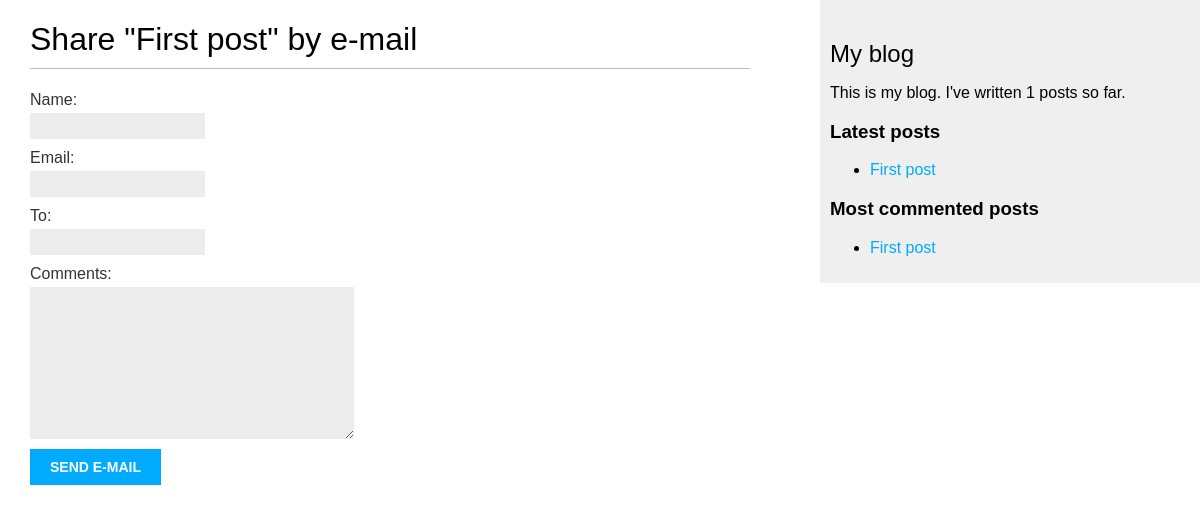
/blog/1/share/, run on an earlier commit of the app's database.
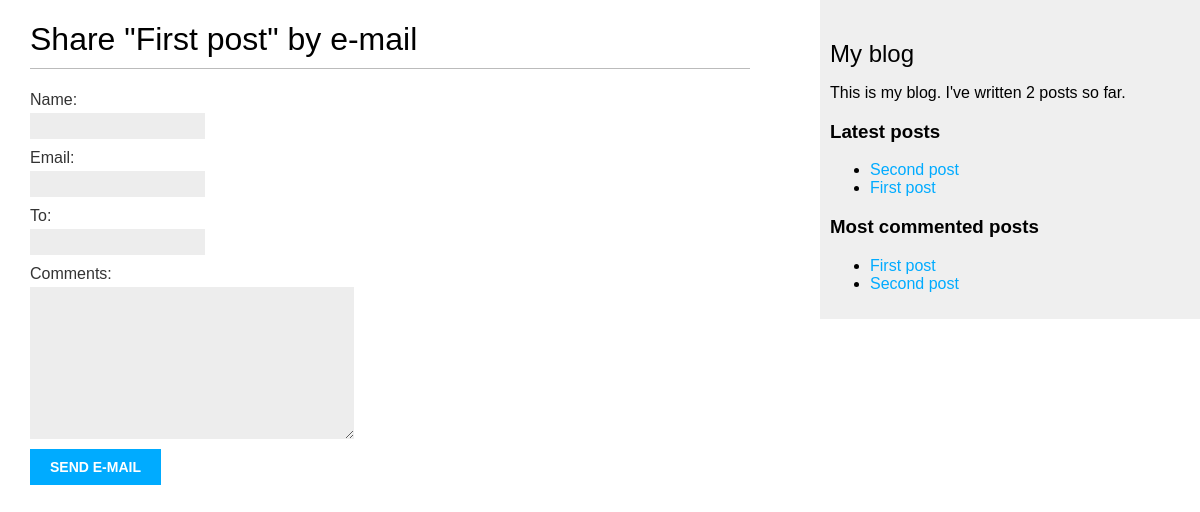
And on a later commit of the database.
### blog/models.py (models this page shows, shortened)
class Post(models.Model):
    class Status(models.TextChoices):
        DRAFT = 'DF', 'Draft'
        PUBLISHED = 'PB', 'Published'
    title = models.CharField(max_length=250)
    slug = models.SlugField(max_length=250)
    author = models.ForeignKey(User,
                               on_delete=models.CASCADE,
                               related_name='blog_posts')
    body = models.TextField()
    publish = models.DateTimeField(default=timezone.now)
    created = models.DateTimeField(auto_created=True)
    updated = models.DateTimeField(auto_now=True)
    status = models.CharField(max_length=2,
                              choices=Status.choices, default=Status.DRAFT)
    objects = models.Manager()
    published = PublishedManager()
    tags = TaggableManager()
    class Meta:
        unique_together = ('slug', 'publish')
        ordering = ['-publish']
        indexes = [
            models.Index(fields=['publish']),
        ]
    def get_absolute_url(self):
        return reverse('blog:post_detail',
                       args=[self.publish.year,
                             self.publish.month,
                             self.publish.day,
                             self.slug])

### blog/views.py (the view)
# urls.py: path('<int:post_id>/share/', views.post_share, name='post_share'),
def post_share(request, post_id):
    post = get_object_or_404(Post,
                             id=post_id,
                             status=Post.Status.PUBLISHED)
    sent = False
    if request.method == 'POST':
        form = EmailPostForm(request.POST)
        if form.is_valid():
            cd = form.cleaned_data
            post_url = request.build_absolute_uri(
                post.get_absolute_url()
            )
            subject = (f"{cd['name']} recommends you read "
                       f"{post.title}")
            message = (f"Read {post.title} at {post_url}\n\n"
                       f"{cd['name']}\'s comments: {cd['comments']}")
            send_mail(subject, message, 'evgeniibykovskii6@gmail.com',
                      [cd['to']])
            sent = True
    else:
        form = EmailPostForm()
    return render(request, 'blog/post/share.html', {'post': post,
                                                    'form': form,
                                                    'sent': sent})

### blog/forms.py
class EmailPostForm(forms.Form):
    name = forms.CharField(max_length=25)
    email = forms.EmailField()
    to = forms.EmailField()
    comments = forms.CharField(required=False,
                               widget=forms.Textarea)

### blog/models.py (called while the page is built)
    def get_queryset(self):
        return super().get_queryset().filter(
            status=Post.Status.PUBLISHED)

### blog/templatetags/blog_tags.py (called while the page is built)
@register.simple_tag
def total_posts():
    return Post.published.count()

@register.simple_tag
def get_most_commented_posts(count=5):
    return Post.published.annotate(
        total_comments=Count('comments')
    ).order_by('-total_comments')[:count]

@register.inclusion_tag('blog/post/latest_posts.html')
def show_latest_posts(count=5):
    latest_posts = Post.published.order_by('-publish')[:count]
    return {'latest_posts': latest_posts}

### blog/templates/blog/post/share.html (shortened to what this page needs)
{% extends "blog/base.html" %}
{% block content %}
  {% if sent %}
    <h1>E-mail successfully sent</h1>
    <p>
      "{{ post.title }}" was successfully sent
      to {{ form.cleaned_data.to }}.
      {% else %}
      <h1>Share "{{ post.title }}" by e-mail</h1>
      <form method="post">
        {{ form.as_p }}
        <input type="submit" value="Send e-mail"/>
      </form>
  {% endif %}
{% endblock %}

### blog/templates/blog/base.html (shortened to what this page needs)
{% load blog_tags %}
{% load static %}
<!DOCTYPE html>
<html>
<head>
  <link href="{% static "css/blog.css" %}" rel="stylesheet">
</head>
<body>
  <div id="content">
    {% block content %}
    {% endblock %}
  </div>
  <div id="sidebar">
    <h2>My blog</h2>
    <p>
      This is my blog.
      I've written {% total_posts %} posts so far.
    </p>
    <h3>Latest posts</h3>
    {% show_latest_posts 3 %}
    <h3>Most commented posts</h3>
    {% get_most_commented_posts as most_commented_posts %}
    <ul>
      {% for post in most_commented_posts %}
      <li>
        <a href="{{ post.get_absolute_url }}">{{ post.title }}</a>
      </li>
      {% endfor %}
    </ul>
  </div>
</body>
</html>

### blog/templates/blog/post/latest_posts.html
<ul>
  {% for post in latest_posts %}
  <li>
    <a href="{{ post.get_absolute_url }}">{{ post.title }}</a>
  </li>
  {% endfor %}
</ul>

What changed in the data, as far as the page shows it:
added Post: title "Second post"
Also different on the page:
text no longer shown: "1"
text now shown: "2"
